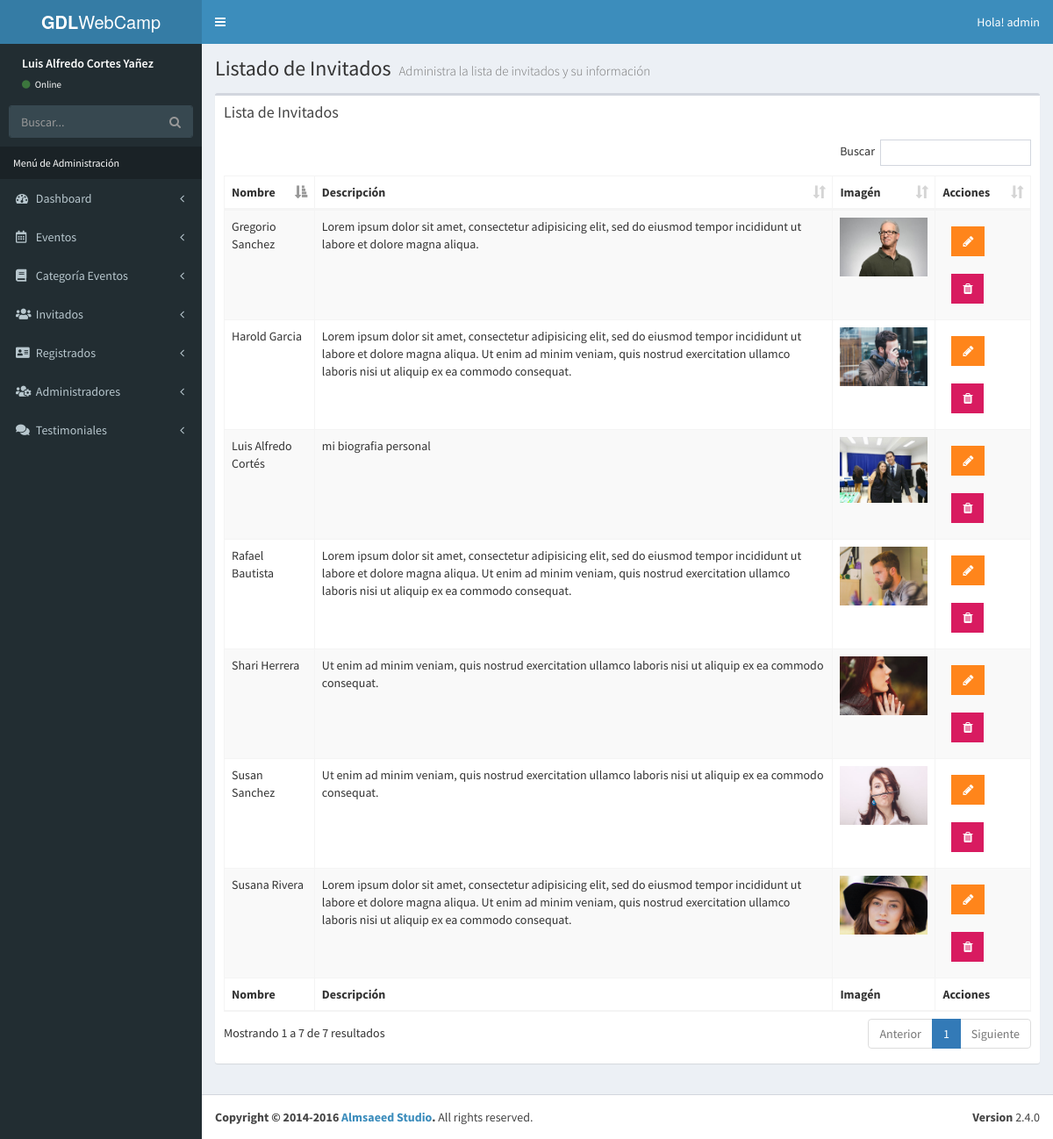
The app's page /admin/lista-invitados.php (signed in) with its own data.
### tables this page shows
CREATE TABLE IF NOT EXISTS `invitados` (
  `invitado_id` tinyint(4) NOT NULL AUTO_INCREMENT,
  `nombre_invitado` varchar(30) NOT NULL,
  `apellido_invitado` varchar(30) NOT NULL,
  `descripcion` text NOT NULL,
  `url_imagen` varchar(50) NOT NULL,
  PRIMARY KEY (`invitado_id`)
);

### admin/lista-invitados.php (the view, shortened to what this page needs)
<?php
  include_once 'funciones/funciones.php';
  include_once 'templates/header.php';
  include_once 'templates/barra.php';
  include_once 'templates/navegacion.php';
?>
  <div class="content-wrapper">
    <section class="content-header">
      <h1>
        Listado de Invitados
        <small>Administra la lista de invitados y su información</small>
      </h1>
    </section>
    <section class="content">
      <div class="row">
        <div class="col-xs-12">
          <div class="box">
            <div class="box-header">
              <h3 class="box-title">Lista de Invitados</h3>
            </div>
            <div class="box-body">
              <table id="registros" class="table table-bordered table-striped">
                <thead>
                <tr>
                  <th>Nombre</th>
                  <th>Descripción</th>
                  <th>Imagén</th>
                  <th>Acciones</th>
                </tr>
                </thead>
                <tbody>
                    <?php
                        try {
                            $sql = "SELECT * FROM invitados";
                            $resultado = $conn->query($sql);
                        } catch (Exception $e) {
                            echo "Error: ". $e->getMessage();
                        }
                        while($invitado = $resultado->fetch_assoc()){ ?>
                            <tr>
                                <td><?php echo $invitado['nombre_invitado']. ' '.$invitado['apellido_invitado']; ?></td>
                                <td><?php echo $invitado['descripcion']; ?></td>
                                <td> <img src="../img/invitados/<?php echo $invitado['url_imagen']; ?>" width="100"> </td>
                                <td>
                                    <a href="editar-invitados.php?id=<?php echo $invitado['invitado_id']; ?>" class="btn bg-orange btn-flat margin">
                                        <i class="fa fa-pencil"></i>
                                    </a>
                                    <a href="#" data-id="<?php echo $invitado['invitado_id']; ?>" data-tipo="invitado" class="btn bg-maroon btn-flat margin borrar_registro">
                                        <i class="fa fa-trash"></i>
                                    </a>
                                </td>
                            </tr>
                        <?php }  ?>
                </tbody>
                <tfoot>
                <tr>
                <th>Nombre</th>
                  <th>Descripción</th>
                  <th>Imagén</th>
                  <th>Acciones</th>
                </tr>
                </tfoot>
              </table>
            </div>
          </div>
        </div>
      </div>
    </section>
  </div>
<?php
include_once 'templates/footer.php';
?>

### admin/templates/header.php (shortened to what this page needs)
<!DOCTYPE html>
<html>
<head>
  <link rel="stylesheet" href="css/bootstrap.min.css">
  <link rel="stylesheet" href="css/all.min.css">
  <link rel="stylesheet" href="css/font-awesome.min.css">
  <link rel="stylesheet" href="css/ionicons.min.css">
  <link rel="stylesheet" href="css/dataTables.bootstrap.min.css">
  <link rel="stylesheet" href="css/bootstrap-datepicker.min.css">
  <link rel="stylesheet" href="css/select2.min.css">
  <link rel="stylesheet" href="css/bootstrap-timepicker.min.css">
  <link rel="stylesheet" href="css/fontawesome-iconpicker.min.css">
  <link rel="stylesheet" href="css/iCheck/all.css">
  <link rel="stylesheet" href="css/morris.css">
  <link rel="stylesheet" href="css/AdminLTE.min.css">
  <link rel="stylesheet" href="css/skins/_all-skins.min.css">
  <link rel="stylesheet" href="css/admin.css">
  <link rel="stylesheet" href="css/sweetalert2.min.css">
</head>

### admin/templates/barra.php (shortened to what this page needs)
<body class="hold-transition skin-blue sidebar-mini">
  <div class="wrapper">
    <header class="main-header">
      <a href="../index.php" class="logo">
        <span class="logo-lg"><b>GDL</b>WebCamp</span>
      </a>
      <nav class="navbar navbar-static-top">
        <a href="#" class="sidebar-toggle" data-toggle="push-menu" role="button">
        </a>
        <div class="navbar-custom-menu">
          <ul class="nav navbar-nav">
            <li class="dropdown user user-menu">
              <a href="#" class="dropdown-toggle" data-toggle="dropdown">
                <span class="hidden-xs">Hola! <?php echo $_SESSION['usuario']; ?></span>
              </a>
            </li>
          </ul>
        </div>
      </nav>
    </header>

### admin/templates/navegacion.php (shortened to what this page needs)
<aside class="main-sidebar">
    <section class="sidebar">
      <div class="user-panel">
        <div class="pull-left info">
          <p><?php echo $_SESSION['nombre'] ?></p>
          <a href="#"><i class="fa fa-circle text-success"></i> Online</a>
        </div>
      </div>
      <form action="#" method="get" class="sidebar-form">
        <div class="input-group">
          <input type="text" name="q" class="form-control" placeholder="Buscar...">
          <span class="input-group-btn">
                <button type="submit" name="search" id="search-btn" class="btn btn-flat"><i class="fa fa-search"></i>
                </button>
              </span>
        </div>
      </form>
      <ul class="sidebar-menu" data-widget="tree">
        <li class="header">Menú de Administración</li>
        <li class="treeview">
          <a href="#">
            <i class="fa fa-dashboard"></i> <span>Dashboard</span>
            <span class="pull-right-container">
              <i class="fa fa-angle-left pull-right"></i>
            </span>
          </a>
        </li>
        <li class="treeview">
          <a href="#">
            <i class="far fa-calendar-alt"></i> <span>Eventos</span>
            <span class="pull-right-container">
              <i class="fa fa-angle-left pull-right"></i>
            </span>
          </a>
        </li>
        <li class="treeview">
          <a href="#">
            <i class="fas fa-book"></i> <span>Categoría Eventos</span>
            <span class="pull-right-container">
              <i class="fa fa-angle-left pull-right"></i>
            </span>
          </a>
        </li>
        <li class="treeview">
          <a href="#">
            <i class="fas fa-users"></i> <span>Invitados</span>
            <span class="pull-right-container">
              <i class="fa fa-angle-left pull-right"></i>
            </span>
          </a>
        </li>
        <li class="treeview">
          <a href="#">
            <i class="fas fa-address-card"></i> <span>Registrados</span>
            <span class="pull-right-container">
              <i class="fa fa-angle-left pull-right"></i>
            </span>
          </a>
        </li>
        <?php if($_SESSION['nivel']===1){ ?>
          <li class="treeview">
            <a href="#">
              <i class="fas fa-users-cog"></i> <span>Administradores</span>
              <span class="pull-right-container">
                <i class="fa fa-angle-left pull-right"></i>
              </span>
            </a>
          </li>
        <?php }  ?>
        <li class="treeview">
          <a href="#">
            <i class="fas fa-comments"></i></i> <span>Testimoniales</span>
            <span class="pull-right-container">
              <i class="fa fa-angle-left pull-right"></i>
            </span>
          </a>
        </li>
      </ul>
    </section>
  </aside>

### admin/templates/footer.php (shortened to what this page needs)
  <footer class="main-footer">
      <div class="pull-right hidden-xs">
        <b>Version</b> 2.4.0
      </div>
      <strong>Copyright &copy; 2014-2016 <a href="https://adminlte.io">Almsaeed Studio</a>.</strong> All rights
      reserved.
    </footer>
  </div>
  </body>
</html>

### admin/css/admin.css (style rules this page uses)
.user-panel { height: 60px; }
.user-panel>.info { position: relative; left: auto; }
.skin-blue .sidebar-menu>li.header { color: white; }
.sidebar-menu>li>a>.far, .sidebar-menu>li>a>.fas, .treeview-menu>li>a>.far, .treeview-menu>li>a>.fas { width: 20px; }

### records on screen
invitados: nombre_invitado "Rafael", apellido_invitado "Bautista", descripcion "Lorem ipsum dolor sit amet, consectetur adipisicing elit, sed do eiusmod tempor incididunt ut labore et dolore magna aliqua. Ut enim ad minim veniam, quis nostrud exercitation ullamco laboris nisi ut aliquip ex ea commodo consequat.", url_imagen (picture)
invitados: nombre_invitado "Shari", apellido_invitado "Herrera", descripcion "Ut enim ad minim veniam, quis nostrud exercitation ullamco laboris nisi ut aliquip ex ea commodo consequat.", url_imagen (picture)
invitados: nombre_invitado "Gregorio", apellido_invitado "Sanchez", descripcion "Lorem ipsum dolor sit amet, consectetur adipisicing elit, sed do eiusmod tempor incididunt ut labore et dolore magna aliqua.", url_imagen (picture)
invitados: nombre_invitado "Susana", apellido_invitado "Rivera", descripcion "Lorem ipsum dolor sit amet, consectetur adipisicing elit, sed do eiusmod tempor incididunt ut labore et dolore magna aliqua. Ut enim ad minim veniam, quis nostrud exercitation ullamco laboris nisi ut aliquip ex ea commodo consequat.", url_imagen (picture)
invitados: nombre_invitado "Harold", apellido_invitado "Garcia", descripcion "Lorem ipsum dolor sit amet, consectetur adipisicing elit, sed do eiusmod tempor incididunt ut labore et dolore magna aliqua. Ut enim ad minim veniam, quis nostrud exercitation ullamco laboris nisi ut aliquip ex ea commodo consequat.", url_imagen (picture)
invitados: nombre_invitado "Susan", apellido_invitado "Sanchez", descripcion "Ut enim ad minim veniam, quis nostrud exercitation ullamco laboris nisi ut aliquip ex ea commodo consequat.", url_imagen (picture)
invitados: nombre_invitado "Luis Alfredo", apellido_invitado "Cortés", descripcion "mi biografia personal", url_imagen (picture)

### other values on screen
$_SESSION['usuario'] "admin"
$_SESSION['nombre'] "Luis Alfredo Cortes Yañez"
